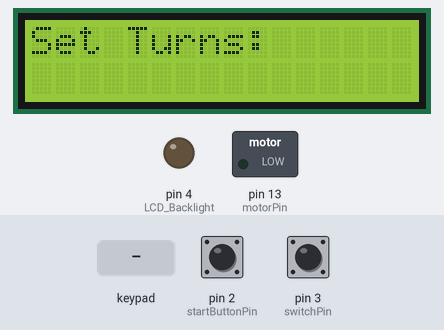
A sketch run on a simulated Arduino Uno, built with avr-gcc and run on an emulated ATmega328P. Shown: 16×2 character LCD, switched loads named in the sketch (green lamp = pin HIGH), output pins drawn as LEDs (lit = HIGH). Inputs (shaded band) come from the test bench; at power-on: pin 2 (startButtonPin) HIGH, pin 3 (switchPin) HIGH. What the sketch prints to the serial monitor is not drawn.

Above: at 1.2 s.
1.3 s: keypad keys 1 2 1 1 1 0 9 # pressed 0.4 s apart
At 5.3 s:
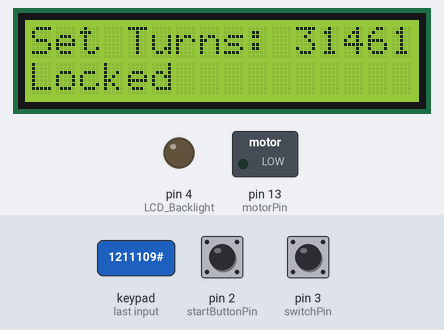
6.0 s: pin 2 (startButtonPin) pulled LOW for 0.15 s
At 6.8 s:
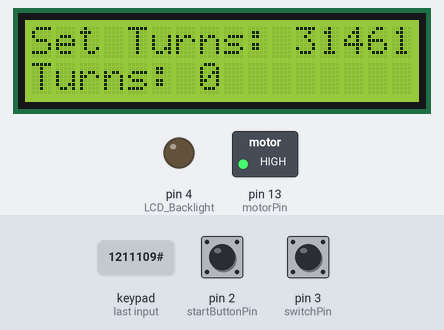
7.6 s: key '*' pressed
At 8.3 s:
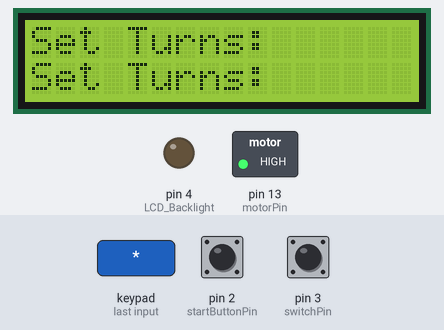
9.1 s: pin 3 (switchPin) pulled LOW for 0.15 s
At 9.6 s:
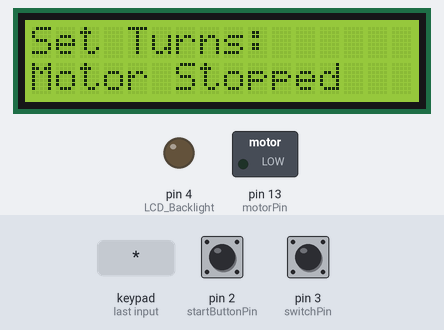
10.7 s: key '#' pressed
At 11.6 s:
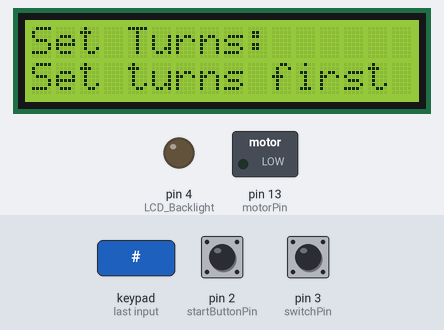
12.2 s: pin 2 (startButtonPin) pulled LOW for 1 s
At 12.7 s:
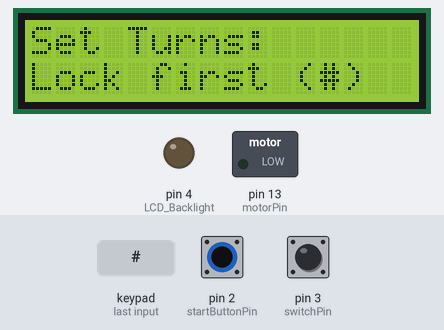
Timing chart, 0 to 15.2 s (numbered marks = the images above; inputs shaded):
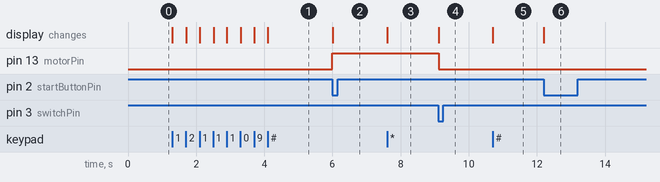

Measured:
- after the input at 1.3 s, the display: first changes at once (image 1 shows a later state)
- after the input at 6.0 s, pin 13 (motorPin): LOW → HIGH at once; the display: changes at once (image 2)
- after the input at 7.6 s, the display: changes at once (image 3)
- after the input at 9.1 s, pin 13 (motorPin): HIGH → LOW at once; the display: changes at once (image 4)
- after the input at 10.7 s, the display: changes at once (image 5)
- after the input at 12.2 s, the display: changes at once (image 6)

The sketch:

Sketch_turns_motor_counter.ino
```cpp
#include <Keypad.h>
#include <LiquidCrystal.h>
#define LCD_Backlight 4
// Pin konfigurasi
const int motorPin = 13;        // Pin untuk motor
const int startButtonPin = 2;   // Pin untuk tombol start
const int switchPin = 3;        // Pin untuk saklar penghitung putaran

int count = 0;                  // Variabel untuk menyimpan jumlah putaran saat ini
int targetTurns = 0;            // Jumlah putaran yang diinput dari keypad
bool motorRunning = false;      // Status motor
bool keypadLocked = false;      // Status penguncian keypad

// Setup LCD (RS, E, D4, D5, D6, D7)
LiquidCrystal lcd(14, 15, 16, 17, 18, 19);  // Sesuaikan pin LCD dengan rangkaian Anda

// Setup keypad (4x4)
const byte ROWS = 4;  // 4 baris
const byte COLS = 4;  // 4 kolom
char keys[ROWS][COLS] = {
  {'1', '2', '3', 'A'},
  {'4', '5', '6', 'B'},
  {'7', '8', '9', 'C'},
  {'*', '0', '#', 'D'}
};
byte rowPins[ROWS] = {12, 11, 10, 9};    // Pin untuk baris keypad
byte colPins[COLS] = {8, 7, 6, 5};       // Pin untuk kolom keypad

Keypad keypad = Keypad(makeKeymap(keys), rowPins, colPins, ROWS, COLS);

void setup() {
  pinMode(motorPin, OUTPUT);             // Set pin motor sebagai output
  pinMode(startButtonPin, INPUT_PULLUP); // Set pin tombol sebagai input
  pinMode(switchPin, INPUT_PULLUP);      // Set pin saklar sebagai input
  analogWrite(LCD_Backlight, 120);       // Adjust for LCD_Backlight
  lcd.begin(16, 2);                      // Inisialisasi LCD 16x2
  lcd.print("Set Turns: ");              // Pesan awal pada LCD

  Serial.begin(9600);
  Serial.println("Masukkan jumlah putaran menggunakan keypad:");
}

void loop() {
  // Baca tombol start
  if (digitalRead(startButtonPin) == LOW && !motorRunning) {
    // Pastikan motor hanya bisa mulai jika keypad sudah dikunci (dengan tombol '#')
    if (keypadLocked) {
      startMotor();
    } else {
      Serial.println("Keypad belum dikunci. Tekan '#' untuk memulai motor.");
      lcd.setCursor(0, 1);
      lcd.print("Lock first (#)     ");
    }
  }

  // Baca saklar untuk menghitung putaran
  if (digitalRead(switchPin) == LOW && motorRunning) {
    delay(10);  // Debounce
    if (digitalRead(switchPin) == LOW) {
      count++;
      Serial.print("Putaran saat ini: ");
      Serial.println(count);

      // Tampilkan putaran saat ini di LCD
      lcd.setCursor(0, 1);    // Pindah ke baris kedua
      lcd.print("Turns:     ");
      lcd.print(count);

      // Matikan motor jika jumlah putaran sudah mencapai target
      if (count >= targetTurns) {
        stopMotor();
      }
    }
  }

  // Input dari keypad
  char key = keypad.getKey();

  if (key != NO_KEY) {
    if (key == '*') {
      // Reset jumlah putaran dan buka kunci
      targetTurns = 0;
      keypadLocked = false;
      Serial.println("Jumlah putaran direset.");
      lcd.setCursor(11, 0);
      lcd.print("         ");      // Bersihkan tampilan sebelumnya
      lcd.setCursor(0, 1);
      lcd.print("Set Turns:       "); // Pesan untuk memasukkan kembali
    }

    // Input jumlah putaran hanya jika keypad belum terkunci
    if (!keypadLocked) {
      if (key >= '0' && key <= '9') {
        targetTurns = targetTurns * 10 + (key - '0');
        Serial.print("Jumlah putaran yang diinginkan: ");
        Serial.println(targetTurns);

        // Tampilkan jumlah putaran diinginkan di LCD
        lcd.setCursor(11, 0);   // Pindah ke posisi di baris pertama
        lcd.print(targetTurns);
      } else if (key == '#') {
        // Kunci input keypad setelah tombol '#' ditekan
        if (targetTurns > 0) {
          keypadLocked = true;
          Serial.println("Keypad dikunci.");
          lcd.setCursor(0, 1);
          lcd.print("Locked            ");
        } else {
          Serial.println("Masukkan jumlah putaran sebelum mengunci.");
          lcd.setCursor(0, 1);
          lcd.print("Set turns first   ");
        }
      }
    }
  }
}

void startMotor() {
  digitalWrite(motorPin, HIGH);  // Nyalakan motor
  motorRunning = true;
  count = 0;                     // Reset hitungan putaran
  Serial.println("Motor mulai berjalan...");
  lcd.setCursor(0, 1);           // Tampilkan pesan di baris kedua
  lcd.print("Turns: 0            ");   // Kosongkan jumlah putaran awal
}

void stopMotor() {
  digitalWrite(motorPin, LOW);   // Matikan motor
  motorRunning = false;
  Serial.println("Motor berhenti.");
  lcd.setCursor(0, 1);
  lcd.print("Motor Stopped ");
}
```
